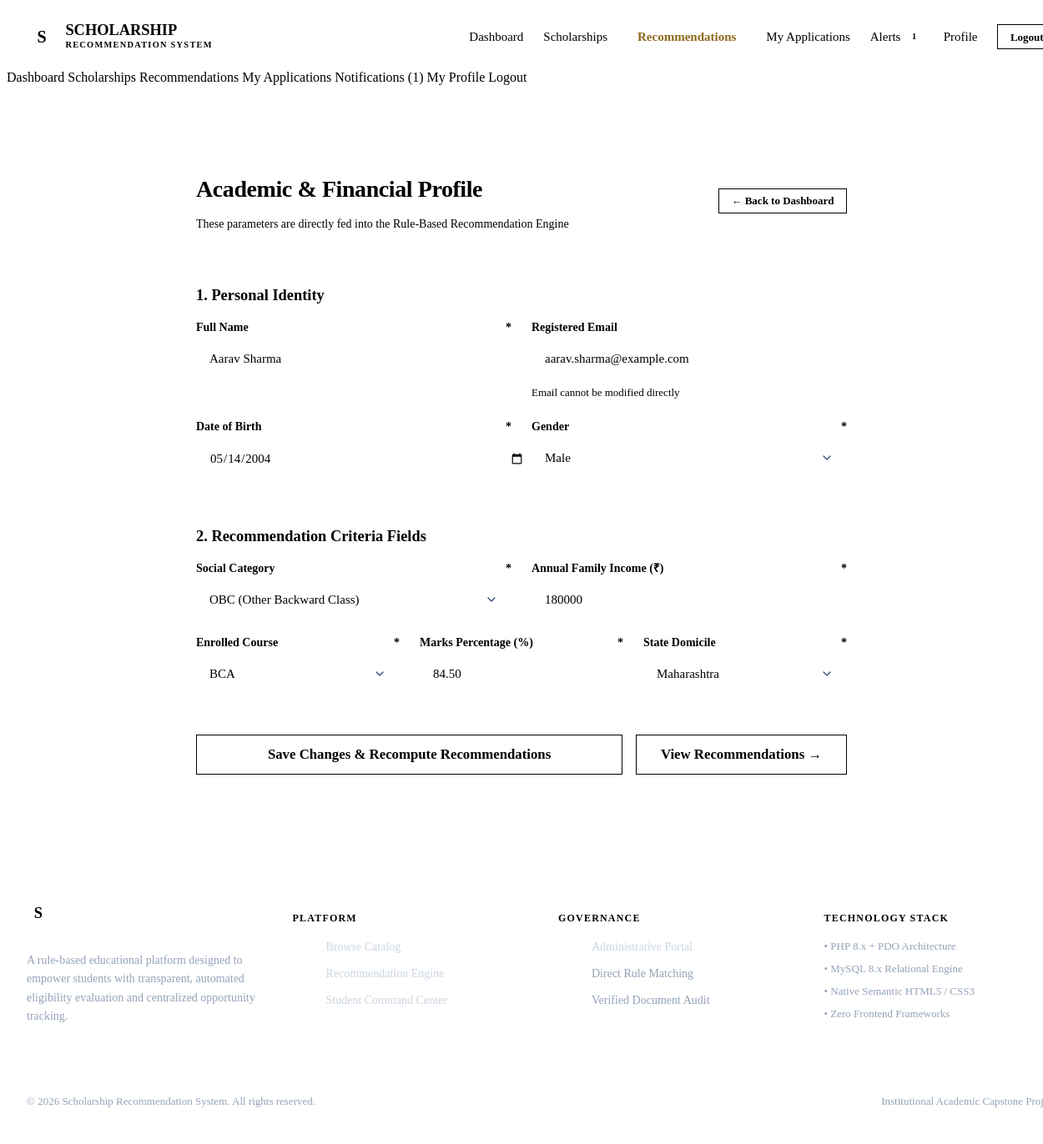
Screenshot of /student/profile.php (signed in) with the database file from the repository.
### tables this page shows
CREATE TABLE `tbl_student` (
    `student_id` INT AUTO_INCREMENT PRIMARY KEY,
    `full_name` VARCHAR(100) NOT NULL,
    `email` VARCHAR(120) NOT NULL UNIQUE,
    `password` VARCHAR(255) NOT NULL,
    `dob` DATE NOT NULL,
    `gender` ENUM('Male', 'Female', 'Other') NOT NULL,
    `category` ENUM('General', 'OBC', 'SC', 'ST', 'EWS', 'Minority') NOT NULL,
    `annual_income` DECIMAL(12, 2) NOT NULL,
    `course` VARCHAR(100) NOT NULL,
    `marks_percentage` DECIMAL(5, 2) NOT NULL,
    `state` VARCHAR(80) NOT NULL,
    `created_at` TIMESTAMP DEFAULT CURRENT_TIMESTAMP,
    `updated_at` TIMESTAMP DEFAULT CURRENT_TIMESTAMP ON UPDATE CURRENT_TIMESTAMP,
    INDEX `idx_student_category` (`category`),
    INDEX `idx_student_income` (`annual_income`),
    INDEX `idx_student_marks` (`marks_percentage`),
    INDEX `idx_student_course` (`course`),
    INDEX `idx_student_state` (`state`)
);

### includes/auth.php (called while the page is built, shortened)
<?php
function isStudentLoggedIn(): bool {
    return isset($_SESSION['user_type']) && $_SESSION['user_type'] === 'student' && !empty($_SESSION['student_id']);
}
function getLoggedInStudent(PDO $db): ?array {
    $stmt = $db->prepare("SELECT * FROM tbl_student WHERE student_id = ?");
    $stmt->execute([$_SESSION['student_id']]);
    $student = $stmt->fetch();
    return $student ?: null;
}
?>

### includes/functions.php (called while the page is built, shortened)
<?php
function sanitize(?string $data): string {
    return htmlspecialchars(trim((string)$data), ENT_QUOTES, 'UTF-8');
}
?>

### student/profile.php (the view, shortened to what this page needs)
<?php
require_once __DIR__ . '/../includes/auth.php';
require_once __DIR__ . '/../includes/functions.php';
$db = getDB();
$student = getLoggedInStudent($db);
include __DIR__ . '/../includes/header.php';
?>
<main class="main-content">
    <div class="container container-narrow">
        <div class="card" style="padding: 2.5rem;">
            <div style="display: flex; justify-content: space-between; align-items: center; margin-bottom: 1.5rem; padding-bottom: 1rem; border-bottom: 1px solid var(--border-light);">
                <div>
                    <h2 style="font-size: 1.75rem; margin-bottom: 0.25rem;">Academic & Financial Profile</h2>
                    <p class="text-sm">These parameters are directly fed into the Rule-Based Recommendation Engine</p>
                </div>
                <a href="dashboard.php" class="btn btn-secondary btn-sm">← Back to Dashboard</a>
            </div>
            <form action="profile.php" method="POST">
                <h5 style="color: var(--secondary); margin-bottom: 1rem;">1. Personal Identity</h5>
                <div class="grid grid-2">
                    <div class="form-group">
                        <label for="full_name" class="form-label">Full Name <span class="required">*</span></label>
                        <input type="text" id="full_name" name="full_name" class="form-control" value="<?= sanitize($student['full_name']) ?>" required>
                    </div>
                    <div class="form-group">
                        <label for="email" class="form-label">Registered Email</label>
                        <input type="email" id="email" class="form-control" value="<?= sanitize($student['email']) ?>" disabled>
                        <div class="input-help">Email cannot be modified directly</div>
                    </div>
                </div>
                <div class="grid grid-2">
                    <div class="form-group">
                        <label for="dob" class="form-label">Date of Birth <span class="required">*</span></label>
                        <input type="date" id="dob" name="dob" class="form-control" value="<?= sanitize($student['dob']) ?>" required>
                    </div>
                    <div class="form-group">
                        <label for="gender" class="form-label">Gender <span class="required">*</span></label>
                        <select id="gender" name="gender" class="form-select" required>
                            <option value="Male" <?= $student['gender'] === 'Male' ? 'selected' : '' ?>>Male</option>
                        </select>
                    </div>
                </div>
                <h5 style="color: var(--secondary); margin: 1.5rem 0 1rem; border-top: 1px solid var(--border-light); padding-top: 1rem;">
                    2. Recommendation Criteria Fields
                </h5>
                <div class="grid grid-2">
                    <div class="form-group">
                        <label for="category" class="form-label">Social Category <span class="required">*</span></label>
                        <select id="category" name="category" class="form-select" required>
                            <option value="OBC" <?= $student['category'] === 'OBC' ? 'selected' : '' ?>>OBC (Other Backward Class)</option>
                        </select>
                    </div>
                    <div class="form-group">
                        <label for="annual_income" class="form-label">Annual Family Income (₹) <span class="required">*</span></label>
                        <input type="number" id="annual_income" name="annual_income" class="form-control" value="<?= (int)$student['annual_income'] ?>" min="0" step="1000" required>
                    </div>
                </div>
                <div class="grid grid-3">
                    <div class="form-group">
                        <label for="course" class="form-label">Enrolled Course <span class="required">*</span></label>
                        <select id="course" name="course" class="form-select" required>
                            <option value="BCA" <?= $student['course'] === 'BCA' ? 'selected' : '' ?>>BCA</option>
                        </select>
                    </div>
                    <div class="form-group">
                        <label for="marks_percentage" class="form-label">Marks Percentage (%) <span class="required">*</span></label>
                        <input type="number" id="marks_percentage" name="marks_percentage" class="form-control" value="<?= $student['marks_percentage'] ?>" min="0" max="100" step="0.01" required>
                    </div>
                    <div class="form-group">
                        <label for="state" class="form-label">State Domicile <span class="required">*</span></label>
                        <select id="state" name="state" class="form-select" required>
                            <option value="Maharashtra" <?= $student['state'] === 'Maharashtra' ? 'selected' : '' ?>>Maharashtra</option>
                        </select>
                    </div>
                </div>
                <div class="mt-4" style="display: flex; gap: 1rem;">
                    <button type="submit" class="btn btn-primary btn-lg" style="flex: 1;">Save Changes & Recompute Recommendations</button>
                    <a href="recommendations.php" class="btn btn-accent btn-lg">View Recommendations →</a>
                </div>
            </form>
        </div>
    </div>
</main>
<?php include __DIR__ . '/../includes/footer.php'; ?>

### assets/css/style.css (style rules this page uses)
html { font-size: 16px; scroll-behavior: smooth; -webkit-font-smoothing: antialiased; }
body { font-family: var(--font-body); color: var(--text-primary); background-color: var(--background); line-height: 1.6; min-height: 100vh; display: flex; flex-direction: column; }
h1, h2, h3, h4, h5, h6 { font-family: var(--font-heading); color: var(--primary); line-height: 1.25; font-weight: 600; }
h2 { font-size: 2.15rem; letter-spacing: -0.015em; }
h5 { font-size: 1.15rem; }
p { margin-bottom: 1rem; color: var(--text-secondary); max-width: 72ch; }
a { color: var(--secondary); text-decoration: none; transition: color var(--transition-fast); }
.container { width: 100%; max-width: 1240px; margin: 0 auto; padding: 0 1.5rem; }
.container-narrow { max-width: 860px; margin: 0 auto; padding: 0 1.5rem; }
.main-content { flex: 1; padding: 2.5rem 0; }
.grid { display: grid; }
.grid-2 { grid-template-columns: repeat(2, 1fr); gap: 1.5rem; }
.grid-3 { grid-template-columns: repeat(3, 1fr); gap: 1.5rem; }
.text-sm { font-size: 0.875rem; }
.mt-4 { margin-top: 2rem; }

### assets/css/components.css (style rules this page uses)
.btn { display: inline-flex; align-items: center; justify-content: center; gap: 0.5rem; font-family: var(--font-body); font-size: 0.9375rem; font-weight: 600; line-height: 1; padding: 0.75rem 1.5rem; border-radius: var(--radius-sm); border: 1px solid transparent; cursor: pointer; text-decoration: none; transition: all var(--transition-fast); white-space: nowrap; }
.btn-primary { background-color: var(--primary); color: var(--text-on-dark); border-color: var(--primary); }
.btn-secondary { background-color: transparent; color: var(--primary); border-color: var(--border); }
.btn-accent { background-color: var(--accent); color: var(--primary-dark); border-color: var(--accent); }
.btn-sm { padding: 0.45rem 0.9rem; font-size: 0.8125rem; }
.btn-lg { padding: 0.9rem 1.8rem; font-size: 1.05rem; }
.card { background-color: var(--surface); border: 1px solid var(--border); border-radius: var(--radius-md); padding: 1.5rem; box-shadow: var(--shadow-subtle); transition: transform var(--transition-smooth), box-shadow var(--transition-smooth), border-color var(--transition-smooth); }

### assets/css/forms.css (style rules this page uses)
.form-group { margin-bottom: 1.25rem; display: flex; flex-direction: column; gap: 0.35rem; }
.form-label { font-size: 0.875rem; font-weight: 600; color: var(--primary); display: flex; align-items: center; justify-content: space-between; }
.form-label .required { color: var(--danger); margin-left: 0.25rem; }
.form-control, .form-select, .form-textarea { width: 100%; font-family: var(--font-body); font-size: 0.9375rem; padding: 0.75rem 1rem; color: var(--text-primary); background-color: var(--surface); border: 1px solid var(--border); border-radius: var(--radius-sm); transition: border-color var(--transition-fast), box-shadow var(--transition-fast); outline: none; }
.form-control:disabled, .form-select:disabled { background-color: var(--surface-subtle); color: var(--text-muted); cursor: not-allowed; }
.form-select { appearance: none; background-repeat: no-repeat; background-position: right 1rem center; background-size: 1rem; padding-right: 2.5rem; }
.input-help { font-size: 0.8125rem; color: var(--text-secondary); margin-top: 0.25rem; }

### rows the page displays
tbl_student: full_name "Aarav Sharma", email "aarav.sharma@example.com", dob "05/14/2004", gender "Male", category "OBC (Other Backward Class)", annual_income "180000", course "BCA", marks_percentage "84.50", state "Maharashtra"

### other values shown
$unreadNotifs "1"
